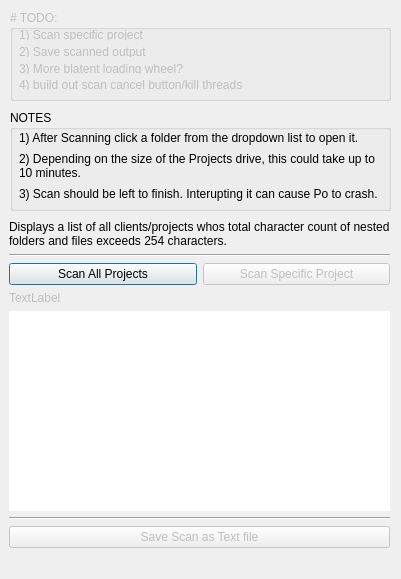
<?xml version="1.0" encoding="UTF-8"?>
<ui version="4.0">
 <class>Dialog</class>
 <widget class="QDialog" name="Dialog">
  <property name="geometry">
   <rect>
    <x>0</x>
    <y>0</y>
    <width>401</width>
    <height>579</height>
   </rect>
  </property>
  <property name="sizePolicy">
   <sizepolicy hsizetype="MinimumExpanding" vsizetype="Maximum">
    <horstretch>0</horstretch>
    <verstretch>0</verstretch>
   </sizepolicy>
  </property>
  <property name="windowTitle">
   <string>Check character length of nested folders</string>
  </property>
  <property name="modal">
   <bool>false</bool>
  </property>
  <widget class="QWidget" name="verticalWidget" native="true">
   <property name="geometry">
    <rect>
     <x>0</x>
     <y>0</y>
     <width>441</width>
     <height>59</height>
    </rect>
   </property>
   <property name="sizePolicy">
    <sizepolicy hsizetype="Minimum" vsizetype="Preferred">
     <horstretch>0</horstretch>
     <verstretch>0</verstretch>
    </sizepolicy>
   </property>
   <layout class="QVBoxLayout" name="verticalLayout_2"/>
  </widget>
  <widget class="QWidget" name="verticalLayoutWidget">
   <property name="geometry">
    <rect>
     <x>9</x>
     <y>220</y>
     <width>381</width>
     <height>350</height>
    </rect>
   </property>
   <layout class="QVBoxLayout" name="verticalLayout">
    <property name="sizeConstraint">
     <enum>QLayout::SetMaximumSize</enum>
    </property>
    <item>
     <widget class="QLabel" name="label_2">
      <property name="text">
       <string>Displays a list of all clients/projects whos total character count of nested folders and files exceeds 254 characters.</string>
      </property>
      <property name="wordWrap">
       <bool>true</bool>
      </property>
     </widget>
    </item>
    <item>
     <widget class="Line" name="line_2">
      <property name="orientation">
       <enum>Qt::Horizontal</enum>
      </property>
     </widget>
    </item>
    <item>
     <layout class="QHBoxLayout" name="horizontalLayout">
      <item>
       <widget class="QPushButton" name="le_project_scan">
        <property name="text">
         <string>Scan All Projects</string>
        </property>
       </widget>
      </item>
      <item>
       <widget class="QPushButton" name="pushButton">
        <property name="enabled">
         <bool>false</bool>
        </property>
        <property name="text">
         <string>Scan Specific Project</string>
        </property>
       </widget>
      </item>
     </layout>
    </item>
    <item>
     <widget class="QLabel" name="loadingWheel">
      <property name="enabled">
       <bool>false</bool>
      </property>
      <property name="text">
       <string>TextLabel</string>
      </property>
      <property name="scaledContents">
       <bool>false</bool>
      </property>
     </widget>
    </item>
    <item>
     <widget class="QTreeWidget" name="project_tree">
      <property name="minimumSize">
       <size>
        <width>0</width>
        <height>200</height>
       </size>
      </property>
      <property name="autoFillBackground">
       <bool>false</bool>
      </property>
      <property name="frameShape">
       <enum>QFrame::NoFrame</enum>
      </property>
      <property name="sizeAdjustPolicy">
       <enum>QAbstractScrollArea::AdjustToContents</enum>
      </property>
      <property name="indentation">
       <number>10</number>
      </property>
      <property name="animated">
       <bool>false</bool>
      </property>
      <property name="wordWrap">
       <bool>false</bool>
      </property>
      <attribute name="headerVisible">
       <bool>false</bool>
      </attribute>
      <column>
       <property name="text">
        <string notr="true">1</string>
       </property>
      </column>
     </widget>
    </item>
    <item>
     <widget class="Line" name="line">
      <property name="orientation">
       <enum>Qt::Horizontal</enum>
      </property>
     </widget>
    </item>
    <item>
     <widget class="QPushButton" name="pushButton_2">
      <property name="enabled">
       <bool>false</bool>
      </property>
      <property name="text">
       <string>Save Scan as Text file</string>
      </property>
     </widget>
    </item>
    <item>
     <spacer name="verticalSpacer">
      <property name="orientation">
       <enum>Qt::Vertical</enum>
      </property>
      <property name="sizeHint" stdset="0">
       <size>
        <width>20</width>
        <height>40</height>
       </size>
      </property>
     </spacer>
    </item>
   </layout>
  </widget>
  <widget class="QGroupBox" name="groupBox_2">
   <property name="enabled">
    <bool>true</bool>
   </property>
   <property name="geometry">
    <rect>
     <x>10</x>
     <y>110</y>
     <width>381</width>
     <height>101</height>
    </rect>
   </property>
   <property name="title">
    <string>NOTES</string>
   </property>
   <widget class="QWidget" name="verticalLayoutWidget_2">
    <property name="geometry">
     <rect>
      <x>9</x>
      <y>20</y>
      <width>361</width>
      <height>71</height>
     </rect>
    </property>
    <layout class="QVBoxLayout" name="verticalLayout_3">
     <item>
      <widget class="QLabel" name="label_6">
       <property name="text">
        <string>1) After Scanning click a folder from the dropdown list to open it.</string>
       </property>
       <property name="wordWrap">
        <bool>true</bool>
       </property>
      </widget>
     </item>
     <item>
      <widget class="QLabel" name="label_5">
       <property name="text">
        <string>2) Depending on the size of the Projects drive, this could take up to 10 minutes.</string>
       </property>
       <property name="wordWrap">
        <bool>true</bool>
       </property>
      </widget>
     </item>
     <item>
      <widget class="QLabel" name="label_4">
       <property name="text">
        <string>3) Scan should be left to finish. Interupting it can cause Po to crash.</string>
       </property>
      </widget>
     </item>
    </layout>
   </widget>
  </widget>
  <widget class="QGroupBox" name="groupBox">
   <property name="enabled">
    <bool>false</bool>
   </property>
   <property name="geometry">
    <rect>
     <x>10</x>
     <y>10</y>
     <width>381</width>
     <height>91</height>
    </rect>
   </property>
   <property name="autoFillBackground">
    <bool>false</bool>
   </property>
   <property name="title">
    <string># TODO:</string>
   </property>
   <property name="flat">
    <bool>false</bool>
   </property>
   <property name="checkable">
    <bool>false</bool>
   </property>
   <widget class="QWidget" name="verticalLayoutWidget_3">
    <property name="geometry">
     <rect>
      <x>9</x>
      <y>19</y>
      <width>361</width>
      <height>61</height>
     </rect>
    </property>
    <layout class="QVBoxLayout" name="verticalLayout_4">
     <item>
      <widget class="QLabel" name="label_7">
       <property name="text">
        <string>1) Scan specific project</string>
       </property>
       <property name="wordWrap">
        <bool>true</bool>
       </property>
      </widget>
     </item>
     <item>
      <widget class="QLabel" name="label">
       <property name="text">
        <string>2) Save scanned output</string>
       </property>
      </widget>
     </item>
     <item>
      <widget class="QLabel" name="label_3">
       <property name="text">
        <string>3) More blatent loading wheel?</string>
       </property>
      </widget>
     </item>
     <item>
      <widget class="QLabel" name="label_8">
       <property name="text">
        <string>4) build out scan cancel button/kill threads</string>
       </property>
      </widget>
     </item>
    </layout>
   </widget>
  </widget>
 </widget>
 <resources/>
 <connections/>
</ui>
